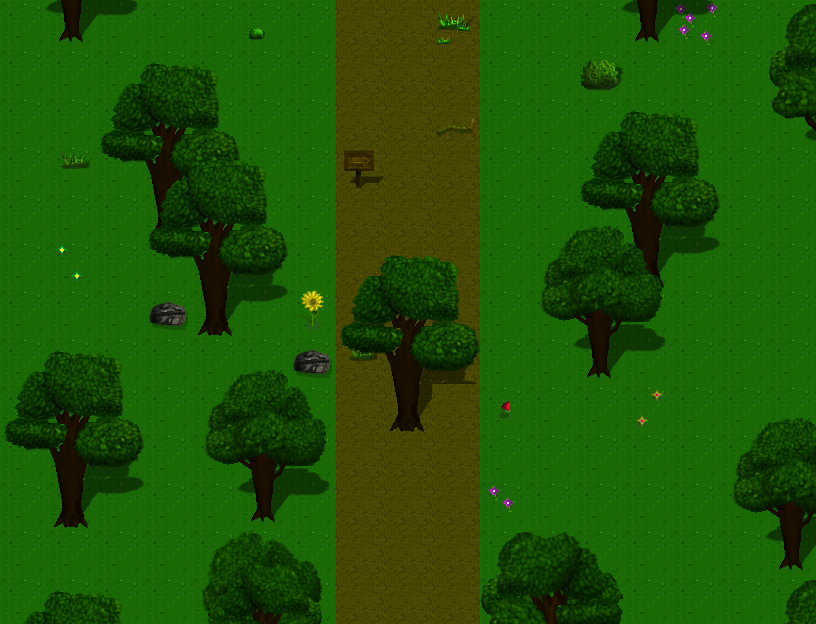

This game map was drawn from its Tiled (.tmx) file and the tilesets committed beside it. A one-line description and the full map source follow:
An orthogonal 17x13 tile map with 48x48 px tiles, 4 tile layers (Tile Layer 1, Object Layer, Object Layer 2, Above Layer), 2 tilesets and 6 objects.

<map version="1.9" tiledversion="1.9.2" orientation="orthogonal" renderorder="right-down" width="17" height="13" tilewidth="48" tileheight="48" infinite="0" nextlayerid="6" nextobjectid="17">
 <tileset firstgid="1" source="TileSet A.tsx" />
 <tileset firstgid="129" source="TileSet B.tsx" />
 <layer id="1" name="Tile Layer 1" width="17" height="13">
  <properties>
   <property name="unity:sortingLayerName" value="background" />
  </properties>
  <data encoding="csv">
1,1,1,1,1,1,1,33,34,33,1,1,1,1,1,1,1,
1,1,1,1,1,1,1,41,42,41,1,1,1,1,1,1,1,
1,1,1,1,1,1,1,49,50,49,1,1,1,1,1,1,1,
1,1,1,1,1,1,1,33,34,33,1,1,1,1,1,1,1,
1,1,1,1,1,1,1,41,42,41,1,1,1,1,1,1,1,
1,1,1,1,1,1,1,49,50,49,1,1,1,1,1,1,1,
1,1,1,1,1,1,1,33,34,33,1,1,1,1,1,1,1,
1,1,1,1,1,1,1,41,42,41,1,1,1,1,1,1,1,
1,1,1,1,1,1,1,49,50,49,1,1,1,1,1,1,1,
1,1,1,1,1,1,1,33,34,33,1,1,1,1,1,1,1,
1,1,1,1,1,1,1,41,42,41,1,1,1,1,1,1,1,
1,1,1,1,1,1,1,49,50,49,1,1,1,1,1,1,1,
1,1,1,1,1,1,1,33,34,33,1,1,1,1,1,1,1
</data>
 </layer>
 <layer id="2" name="Object Layer" width="17" height="13">
  <properties>
   <property name="unity:sortingLayerName" value="object" />
  </properties>
  <data encoding="csv">
180,181,182,0,0,0,0,0,0,0,0,0,0,0,231,0,0,
0,0,129,130,131,0,0,0,0,0,0,0,0,0,231,0,0,
0,0,145,146,147,0,0,0,0,0,0,0,129,130,131,0,0,
0,0,161,162,163,0,0,153,0,0,0,0,145,146,147,0,0,
0,0,177,178,179,0,0,0,0,0,0,0,161,162,163,0,0,
0,0,0,0,0,0,0,0,0,0,0,0,177,178,179,0,0,
0,0,0,0,0,0,216,0,0,0,0,0,0,0,0,0,0,
129,130,131,0,0,0,0,0,0,0,0,0,0,0,0,0,0,
145,146,147,0,0,0,0,0,178,0,0,0,0,200,0,132,133,
161,162,163,0,0,0,0,0,0,0,0,0,0,0,0,148,149,
177,178,179,0,0,0,0,0,0,0,0,0,0,0,0,164,165,
0,0,0,0,196,197,198,0,0,0,193,194,195,0,0,180,181,
129,130,131,0,212,213,214,0,0,0,209,210,211,0,0,0,0
</data>
 </layer>
 <layer id="3" name="Object Layer 2" width="17" height="13">
  <properties>
   <property name="unity:sortingLayerName" value="object" />
  </properties>
  <data encoding="csv">
0,0,0,0,0,264,0,0,0,296,0,0,180,181,182,0,193,
0,0,0,0,0,0,0,0,0,0,0,0,135,0,1,0,209,
0,0,0,0,0,0,0,0,0,137,0,0,0,0,0,0,225,
0,183,0,129,130,131,0,0,0,0,0,0,0,0,0,0,241,
0,0,0,145,146,147,0,0,0,0,0,132,133,134,0,0,0,
0,247,0,161,162,163,0,0,0,0,0,148,149,150,0,0,0,
0,0,0,327,178,179,0,0,0,0,0,164,165,166,0,0,0,
0,0,0,0,132,133,327,183,0,0,0,180,181,182,0,0,0,
0,0,0,0,148,149,150,0,0,0,215,0,0,0,0,0,0,
0,0,0,0,164,165,166,0,0,0,0,0,0,0,0,0,0,
0,0,0,0,180,181,182,0,0,0,232,0,0,0,0,0,0,
0,0,0,0,0,0,0,0,0,0,0,0,0,0,0,0,0,
0,0,0,0,0,0,0,0,0,0,0,0,0,0,0,0,193
</data>
 </layer>
 <layer id="5" name="Above Layer" width="17" height="13">
  <properties>
   <property name="unity:sortingLayerName" value="above object" />
  </properties>
  <data encoding="csv">
0,0,0,0,0,0,0,0,0,0,0,0,0,0,0,0,0,
0,0,0,0,0,0,0,0,0,0,0,0,0,0,0,0,0,
0,0,0,0,0,0,0,0,0,0,0,0,0,0,0,0,0,
0,0,0,0,0,0,0,0,0,0,0,0,0,0,0,0,0,
0,0,0,0,0,0,0,0,0,0,0,0,0,0,0,0,0,
0,0,0,0,0,0,0,129,130,131,0,0,0,0,0,0,0,
0,0,0,0,0,0,0,145,146,147,0,0,0,0,0,0,0,
0,0,0,0,0,0,0,161,162,163,0,0,0,0,0,0,0,
0,0,0,0,0,0,0,0,0,0,0,0,0,0,0,0,0,
0,0,0,0,0,0,0,0,0,0,0,0,0,0,0,0,0,
0,0,0,0,0,0,0,0,0,0,0,0,0,0,0,0,0,
0,0,0,0,0,0,0,0,0,0,0,0,0,0,0,0,0,
0,0,0,0,0,0,0,0,0,0,0,0,0,0,0,0,0
</data>
 </layer>
 <objectgroup id="4" name="Object Layer 1">
  <properties>
   <property name="unity:layer" value="NoPassing" />
  </properties>
  <object id="1" x="288" y="-48" width="240" height="48" />
  <object id="2" x="480" y="0" width="48" height="624" />
  <object id="3" x="288" y="624" width="240" height="48" />
  <object id="4" x="288" y="0" width="48" height="624" />
  <object id="8" x="336" y="144" width="48" height="48" />
  <object id="14" x="384" y="384" width="48" height="48" />
 </objectgroup>
</map>
